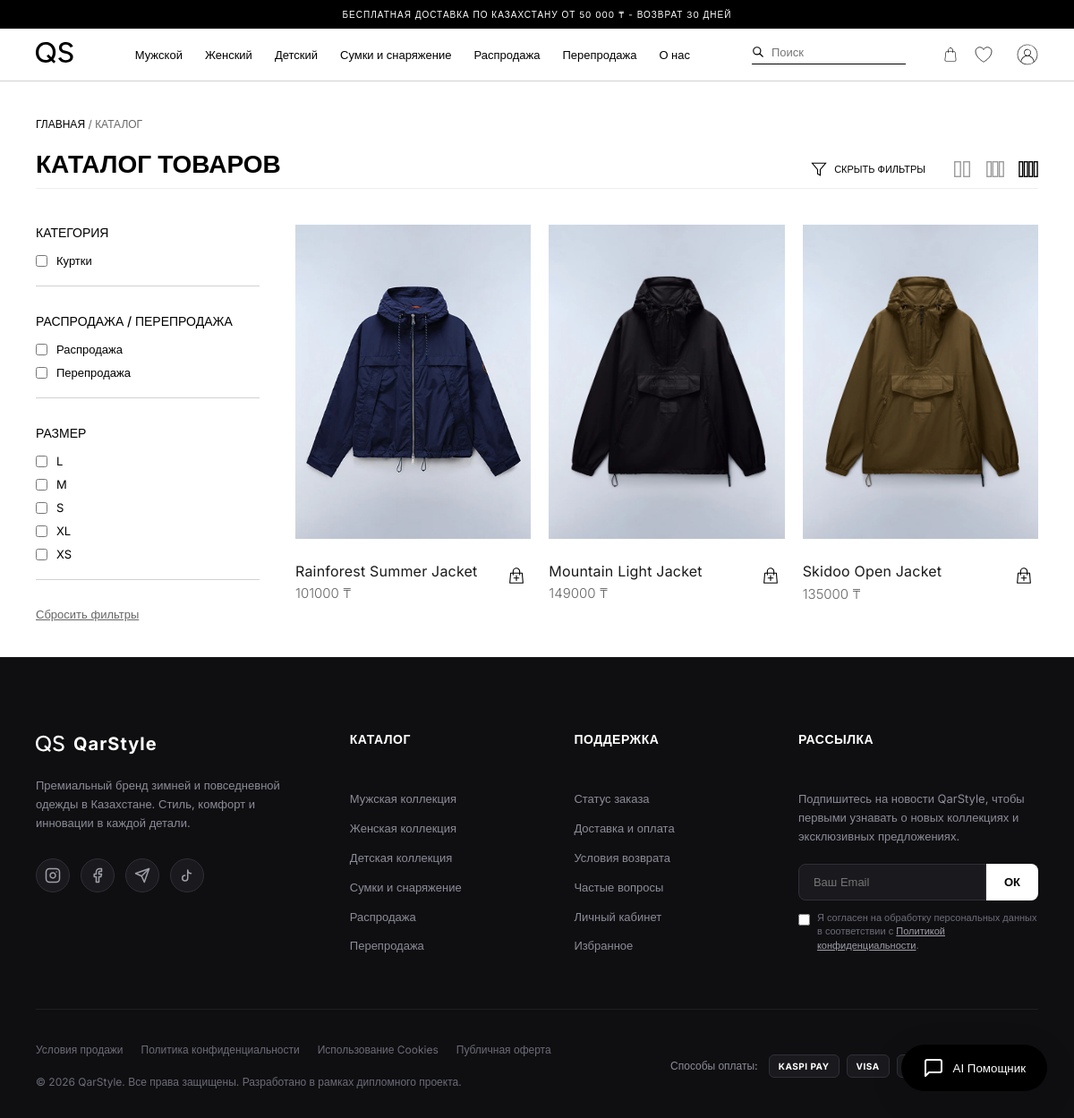
/catalog/ (signed in), run on the app's committed database.
### store/models.py (models this page shows, shortened)
class Category(models.Model):
    name = models.CharField(max_length=100, verbose_name="Название")
    slug = models.SlugField(unique=True, verbose_name="URL-имя")
    class Meta:
        verbose_name = "Категория"
        verbose_name_plural = "Категории"

class Size(models.Model):
    name = models.CharField(max_length=50, verbose_name="Размер")
    class Meta:
        verbose_name = "Размер"
        verbose_name_plural = "Размеры"

class Product(models.Model):
    department = models.ForeignKey(Department, on_delete=models.CASCADE, related_name='products', null=True, blank=True, verbose_name="Отдел")
    category = models.ForeignKey(Category, on_delete=models.CASCADE, related_name='products', verbose_name="Категория")
    name = models.CharField(max_length=200, verbose_name="Название")
    description = models.TextField(verbose_name="Описание", blank=True)
    price = models.DecimalField(max_digits=10, decimal_places=0, verbose_name="Цена (₸)")
    image = models.ImageField(upload_to='products/', verbose_name="Изображение", blank=True, null=True)
    original_color = models.ForeignKey(Color, on_delete=models.SET_NULL, null=True, blank=True, related_name='original_products', verbose_name="Цвет оригинала")
    available = models.BooleanField(default=True, verbose_name="В наличии")
    is_sale = models.BooleanField(default=False, verbose_name="Распродажа")
    is_resale = models.BooleanField(default=False, verbose_name="Перепродажа")
    class Meta:
        verbose_name = "Товар"
        verbose_name_plural = "Товары"

### store/views.py (the view)
# urls.py: path('catalog/', views.catalog, name='catalog'),
def catalog(request):
    categories = Category.objects.all()
    departments = Department.objects.all()
    sizes = Size.objects.filter(variants__stock__gt=0).distinct().order_by('name')
    products = Product.objects.filter(available=True).select_related('original_color').prefetch_related('variants__color', 'images__color')
    search_query = request.GET.get('q')
    if search_query:
        products = products.filter(name__icontains=search_query)
    department_slug = request.GET.get('department')
    if department_slug:
        products = products.filter(department__slug=department_slug)
    if request.GET.get('sale') == '1':
        products = products.filter(is_sale=True)
    if request.GET.get('resale') == '1':
        products = products.filter(is_resale=True)
    selected_categories = request.GET.getlist('category')
    if selected_categories:
        products = products.filter(category__id__in=selected_categories)
    selected_sizes = request.GET.getlist('size')
    if selected_sizes:
        products = products.filter(variants__size__id__in=selected_sizes, variants__stock__gt=0).distinct()
    favorite_ids = get_favorite_ids(request)
    products_list = list(products)
    _attach_card_colors(products_list)
    return render(request, 'store/catalog.html', {
        'products': products_list,
        'categories': categories,
        'departments': departments,
        'sizes': sizes,
        'selected_categories': [int(i) for i in selected_categories if i.isdigit()],
        'selected_sizes': [int(i) for i in selected_sizes if i.isdigit()],
        'selected_department': department_slug,
        'selected_sale': request.GET.get('sale') == '1',
        'selected_resale': request.GET.get('resale') == '1',
        'search_query': search_query or '',
        'favorite_ids': favorite_ids
    })

### store/templates/store/catalog.html (shortened to what this page needs)
{% load static %}
<!DOCTYPE html>
<html lang="ru">
<head>
  <link rel="stylesheet" href="{% static 'store/styles.css' %}?v=26">
</head>
<body>
  <div class="top-bar">
    БЕСПЛАТНАЯ ДОСТАВКА ПО КАЗАХСТАНУ ОТ 50 000 ₸ - ВОЗВРАТ 30 ДНЕЙ
  </div>
  <header class="header">
    <div class="header-left">
      <a href="{% url 'index' %}" class="logo">
        <img src="{% static 'store/QS.svg' %}" alt="QarStyle Logo">
      </a>
    </div>
    <nav class="nav-links" id="nav-links">
      <a href="{% url 'catalog' %}?department=mens">Мужской</a>
      <a href="{% url 'catalog' %}?department=womens">Женский</a>
      <a href="{% url 'catalog' %}?department=kids">Детский</a>
      <a href="{% url 'catalog' %}?department=bags-gear">Сумки и снаряжение</a>
      <a href="{% url 'catalog' %}?sale=1">Распродажа</a>
      <a href="{% url 'catalog' %}?resale=1">Перепродажа</a>
      <a href="{% url 'about' %}">О нас</a>
    </nav>
    <div class="header-right">
      <form class="search-bar" method="GET" action="{% url 'catalog' %}">
        <svg xmlns="http://www.w3.org/2000/svg" fill="none" viewBox="0 0 24 24" stroke="currentColor">
          <path stroke-linecap="round" stroke-linejoin="round" stroke-width="2" d="M21 21l-6-6m2-5a7 7 0 11-14 0 7 7 0 0114 0z" />
        </svg>
        <input type="text" name="q" placeholder="Поиск" required>
      </form>
      <div class="icons">
        <a href="{% url 'cart' %}" style="text-decoration: none; display: flex; align-items: center; position: relative;">
          <img src="{% static 'store/image-2_1.svg' %}" alt="Cart" style="cursor: pointer;">
        </a>
        <a href="{% url 'favorites' %}" class="header-fav-btn" aria-label="Избранное" style="text-decoration: none; display: flex; align-items: center; color: #000; position: relative;">
          <svg width="24" height="24" viewBox="0 0 24 24" fill="none" stroke="currentColor" stroke-width="0.75"><path d="M21 8.25c0-2.485-2.099-4.5-4.688-4.5-1.935 0-3.597 1.126-4.312 2.733-.715-1.607-2.377-2.733-4.313-2.733C5.1 3.75 3 5.765 3 8.25c0 7.22 9 12 9 12s9-4.78 9-12z"/></svg>
        </a>
        <a href="{% if request.user.is_authenticated %}{% url 'profile' %}{% else %}{% url 'login' %}{% endif %}" style="text-decoration: none; display: flex; align-items: center; margin-left: 10px;">
          <img src="{% static 'store/free-icon-user-5617164.svg' %}" alt="User" style="cursor: pointer; width: 24px; height: 24px;">
        </a>
      </div>
    </div>
  </header>
  <main class="catalog-page">
    <div class="breadcrumbs">
      <a href="{% url 'index' %}">Главная</a> /
      {% if selected_department == 'mens' %}
        <a href="{% url 'catalog' %}?department=mens">Мужской</a> / <span>Куртки и верхняя одежда</span>
      {% elif selected_department == 'womens' %}
        <a href="{% url 'catalog' %}?department=womens">Женский</a> / <span>Куртки и верхняя одежда</span>
      {% elif selected_department == 'kids' %}
        <a href="{% url 'catalog' %}?department=kids">Детский</a> / <span>Куртки и верхняя одежда</span>
      {% elif selected_department == 'bags-gear' %}
        <a href="{% url 'catalog' %}?department=bags-gear">Сумки и снаряжение</a> / <span>Все товары</span>
      {% else %}
        <span>Каталог</span>
      {% endif %}
    </div>
    <div class="catalog-header" style="display: flex; justify-content: space-between; align-items: flex-end; border-bottom: 1px solid #eee; padding-bottom: 10px;">
      <h1 style="margin-bottom: 0;">
      {% if selected_department == 'mens' %}
        Мужская верхняя одежда
      {% elif selected_department == 'womens' %}
        Женская верхняя одежда
      {% elif selected_department == 'kids' %}
        Детская верхняя одежда
      {% elif selected_department == 'bags-gear' %}
        Сумки и снаряжение
      {% elif selected_sale %}
        Распродажа
      {% elif selected_resale %}
        Перепродажа (Circular)
      {% elif search_query %}
        Результаты поиска для "{{ search_query }}"
      {% else %}
        Каталог товаров
      {% endif %}
      </h1>
      <div class="catalog-controls" style="display: flex; gap: 30px; align-items: center;">
        <button id="toggle-filter-btn" style="background: none; border: none; cursor: pointer; font-size: 11px; text-transform: uppercase; font-family: 'Inter', sans-serif; display: flex; align-items: center; gap: 8px; color: #000; padding: 0;">
          <svg width="18" height="18" viewBox="0 0 24 24" fill="none" stroke="currentColor" stroke-width="1.5"><polygon points="22 3 2 3 10 12.46 10 19 14 21 14 12.46 22 3"></polygon></svg>
          <span id="filter-btn-text">Скрыть фильтры</span>
        </button>
        <div class="grid-view-controls" style="display: flex; gap: 15px; align-items: center;">
          <button onclick="setGridColumns(2)" style="background: none; border: none; cursor: pointer; padding: 0; color: #999; display: flex;" class="grid-btn grid-btn-2">
             <svg width="22" height="22" viewBox="0 0 24 24" fill="none" stroke="currentColor" stroke-width="1.5"><rect x="3" y="3" width="7" height="18"></rect><rect x="14" y="3" width="7" height="18"></rect></svg>
          </button>
          <button onclick="setGridColumns(3)" style="background: none; border: none; cursor: pointer; padding: 0; color: #999; display: flex;" class="grid-btn grid-btn-3">
             <svg width="22" height="22" viewBox="0 0 24 24" fill="none" stroke="currentColor" stroke-width="1.5"><rect x="2" y="3" width="5" height="18"></rect><rect x="9" y="3" width="6" height="18"></rect><rect x="17" y="3" width="5" height="18"></rect></svg>
          </button>
          <button onclick="setGridColumns(4)" style="background: none; border: none; cursor: pointer; padding: 0; color: #000; display: flex;" class="grid-btn grid-btn-4 active">
             <svg width="22" height="22" viewBox="0 0 24 24" fill="none" stroke="currentColor" stroke-width="1.5"><rect x="1" y="3" width="4" height="18"></rect><rect x="7" y="3" width="4" height="18"></rect><rect x="13" y="3" width="4" height="18"></rect><rect x="19" y="3" width="4" height="18"></rect></svg>
          </button>
        </div>
      </div>
    </div>
    <div class="catalog-layout">
      <form class="sidebar" method="GET" action="{% url 'catalog' %}" id="filter-form">
        <div class="filter-section">
          <h3>Категория</h3>
          <div class="filter-list">
            {% for cat in categories %}
            <label>
              <input type="checkbox" name="category" value="{{ cat.id }}" {% if cat.id in selected_categories %}checked{% endif %} onchange="this.form.submit()">
              {{ cat.name }}
            </label>
            {% endfor %}
          </div>
        </div>
        <div class="filter-section">
          <h3>Распродажа / Перепродажа</h3>
          <div class="filter-list">
            <label>
              <input type="checkbox" name="sale" value="1" {% if selected_sale %}checked{% endif %} onchange="this.form.submit()">
              Распродажа
            </label>
            <label>
              <input type="checkbox" name="resale" value="1" {% if selected_resale %}checked{% endif %} onchange="this.form.submit()">
              Перепродажа
            </label>
          </div>
        </div>
        <div class="filter-section">
          <h3>Размер</h3>
          <div class="filter-list">
            {% for size in sizes %}
            <label>
              <input type="checkbox" name="size" value="{{ size.id }}" {% if size.id in selected_sizes %}checked{% endif %} onchange="this.form.submit()">
              {{ size.name }}
            </label>
            {% empty %}
            <span style="font-size:12px; color:var(--text-muted);">Нет доступных размеров</span>
            {% endfor %}
          </div>
        </div>
        <a href="{% url 'catalog' %}" style="display: block; margin-top: 10px; font-size: 13px; color: var(--text-muted); text-decoration: underline;">Сбросить фильтры</a>
      </form>
      <div class="catalog-grid">
      {% for product in products %}
      <div class="product-card">
        <div class="image-wrapper">
          <a href="{% url 'product_detail' product.id %}" style="display: block; width: 100%; height: 100%;">
            <div class="card-slider-container" style="position:relative; width:100%; height:100%;">
              {% if product.image %}
                <img src="{{ product.image.url }}" data-color-id="{{ product.original_color_id|default:'original' }}" alt="{{ product.name }}" class="product-image active">
              {% endif %}
              {% if not product.image and not product.images.all %}
                <img src="{% static 'store/Traveler Jacket Blue Academy - 1.jpg' %}" data-color-id="original" alt="{{ product.name }}" class="product-image active">
              {% endif %}
            </div>
          </a>
        </div>
        <div class="product-info">
          <div class="product-details">
            <h3><a href="{% url 'product_detail' product.id %}" style="text-decoration:none; color:inherit;">{{ product.name }}</a></h3>
            <span class="price">{{ product.price }} ₸</span>
          </div>
          <form method="POST" action="{% url 'add_to_cart' product.id %}" style="margin:0;">
            <button type="submit" class="cart-btn" aria-label="Добавить в корзину">
              <svg viewBox="0 0 24 24" fill="none" stroke="currentColor" stroke-width="1.5" width="20" height="20">
                <path stroke-linecap="round" stroke-linejoin="round" d="M16 11V7a4 4 0 00-8 0v4M5 9h14l1 12H4L5 9z" />
                <path stroke-linecap="round" stroke-linejoin="round" d="M9 15h6m-3-3v6" />
              </svg>
            </button>
          </form>
        </div>
      </div>
      {% empty %}
      <p style="text-align:center; width:100%; grid-column: 1 / -1;">В этой категории пока нет товаров.</p>
      {% endfor %}
      </div>
    </div>
  </main>
  {% include 'store/footer.html' %}
  {% include 'store/ai_assistant.html' %}
</body>
</html>

### data on the page
Category: name "Куртки"
Size: name "L"
Size: name "M"
Size: name "S"
Size: name "XL"
Size: name "XS"
Product: name "Rainforest Summer Jacket", price "101000"
Product: image (picture), name "Mountain Light Jacket", price "149000"
Product: image (picture), name "Skidoo Open Jacket", price "135000"
